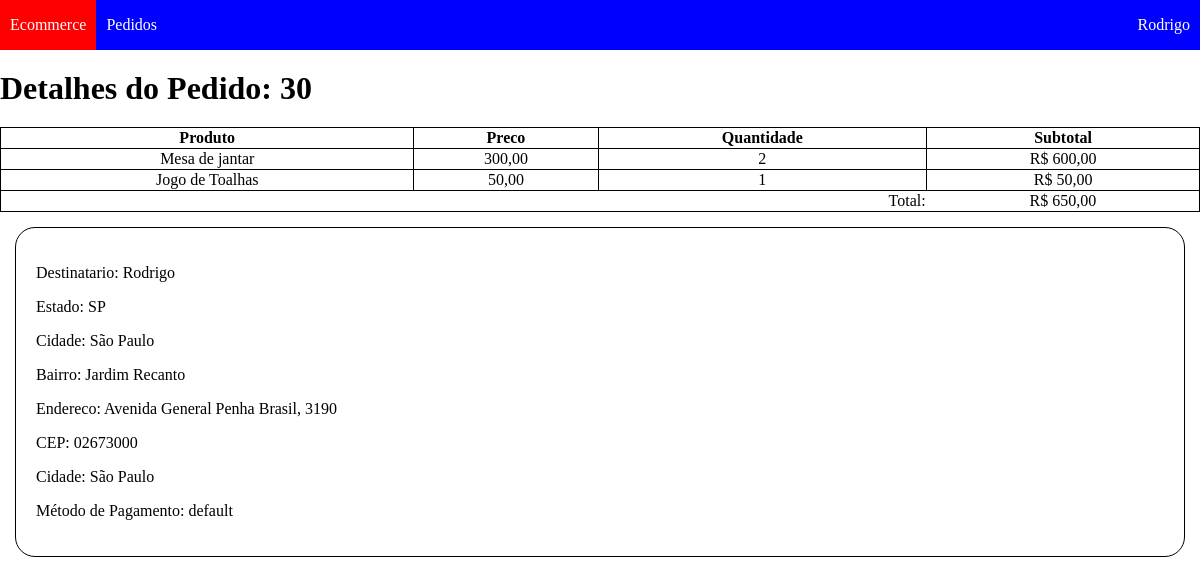
/public/detalhes-pedido.php?pedidoId=30 (signed in), run on the app's committed database.
### tables this page shows
CREATE TABLE `Pedidos` (
  `id` int(11) NOT NULL AUTO_INCREMENT,
  `usuario_id` int(11) NOT NULL,
  `status_pedido` tinyint(4) NOT NULL DEFAULT '0',
  `meio_pagamento` varchar(45) NOT NULL DEFAULT 'default',
  `idPagamento` varchar(45) NOT NULL DEFAULT 'default',
  PRIMARY KEY (`id`),
  KEY `fk_Pedido_Usuarios1_idx` (`usuario_id`),
  CONSTRAINT `fk_Pedido_Usuarios1` FOREIGN KEY (`usuario_id`) REFERENCES `Usuarios` (`id`) ON DELETE NO ACTION ON UPDATE NO ACTION
);

CREATE TABLE `Produtos` (
  `id` int(11) NOT NULL AUTO_INCREMENT,
  `idCategoria` int(11) NOT NULL,
  `nome` varchar(100) DEFAULT NULL,
  `descricao` varchar(200) DEFAULT NULL,
  `preco` decimal(8,2) DEFAULT NULL,
  `estoque` int(11) DEFAULT NULL,
  `imagens` json DEFAULT NULL,
  PRIMARY KEY (`id`),
  KEY `fk_Produtos_Categorias1_idx` (`idCategoria`),
  CONSTRAINT `fk_Produtos_Categorias1` FOREIGN KEY (`idCategoria`) REFERENCES `Categorias` (`id`) ON DELETE NO ACTION ON UPDATE NO ACTION
);

CREATE TABLE `itemPedido` (
  `id` int(11) NOT NULL AUTO_INCREMENT,
  `idPedido` int(11) NOT NULL,
  `idProduto` int(11) NOT NULL,
  `quantidade` int(11) NOT NULL,
  `preco` decimal(8,2) NOT NULL,
  PRIMARY KEY (`id`),
  KEY `fk_itemPedido_Pedido1_idx` (`idPedido`),
  KEY `fk_itemPedido_Produtos1_idx` (`idProduto`),
  CONSTRAINT `fk_itemPedido_Pedido1` FOREIGN KEY (`idPedido`) REFERENCES `Pedidos` (`id`) ON DELETE NO ACTION ON UPDATE NO ACTION,
  CONSTRAINT `fk_itemPedido_Produtos1` FOREIGN KEY (`idProduto`) REFERENCES `Produtos` (`id`) ON DELETE NO ACTION ON UPDATE NO ACTION
);

CREATE TABLE `Usuarios` (
  `id` int(11) NOT NULL AUTO_INCREMENT,
  `nome` varchar(100) DEFAULT NULL,
  `endereco` varchar(100) DEFAULT NULL,
  `email` varchar(200) DEFAULT NULL,
  `bairro` varchar(100) DEFAULT NULL,
  `cidade` varchar(100) DEFAULT NULL,
  `nascimento` date DEFAULT NULL,
  `estado` char(2) DEFAULT NULL,
  `telefone` varchar(45) DEFAULT NULL,
  `cep` char(8) DEFAULT NULL,
  `senha` char(60) DEFAULT NULL,
  PRIMARY KEY (`id`),
  UNIQUE KEY `email_UNIQUE` (`email`)
);

### connection.php (called while the page is built, shortened)
<?php
class Database{
    private static $db="Ecommerce";
    private static $user="admin";
    private static $pass="admin";
    static function connect(){
        try{
            $conn = new PDO("mysql:dbname=".self::$db,self::$user,self::$pass,[
                PDO::MYSQL_ATTR_INIT_COMMAND => "SET NAMES utf8"
            ]);
            return $conn;
        }catch (PDOException $e) {
            echo 'Connection failed: ' . $e->getMessage();
        }
    }
    static function sql($query){
        return self::connect()->prepare($query);
    }
}
?>

### public/detalhes-pedido.php (the view, shortened to what this page needs)
<?php
    $pedidos = Database::sql("SELECT Pedidos.id, Produtos.nome as produto, Produtos.preco,
    Pedidos.meio_pagamento, Pedidos.idPagamento,itemPedido.quantidade, Usuarios.nome as user,
    Usuarios.endereco, Usuarios.estado, Usuarios.cidade, Usuarios.cep, Usuarios.bairro
    FROM Pedidos
        INNER JOIN itemPedido
        ON itemPedido.idPedido = Pedidos.id
        INNER JOIN Produtos
        ON itemPedido.idProduto = Produtos.id
        INNER JOIN Usuarios
        ON Usuarios.id = Pedidos.usuario_id
    WHERE Pedidos.usuario_id = :userId AND Pedidos.id = :pedidoId");
    $pedidos->bindParam(':userId',$_SESSION['userInfo']['id']);
    $pedidos->bindParam('pedidoId',$_GET['pedidoId']);
    $pedidos->execute();
    $total = 0;
?>
<html>
    <?php
        require 'head.php';
    ?>
    <head>
        <link rel="stylesheet" href="css/dash-user.css">
    </head>
    <body>
        <?php require 'header-user.php' ?>
        <h1>Detalhes do Pedido: <?=$_GET['pedidoId']?></h1>
        <table>
            <thead>
                <th>Produto</th>
                <th>Preco</th>
                <th>Quantidade</th>
                <th>Subtotal</th>
            </thead>
            <tbody>
            <?php
                foreach($pedidos as $pedido):
                    $total += $pedido['quantidade'] * $pedido['preco'];
            ?>
            <tr>
                <td><?=$pedido['produto']?></td>
                <td><?=number_format($pedido['preco'],2,',','.')?></td>
                <td><?=$pedido['quantidade']?></td>
                <td>R$ <?=number_format($pedido['quantidade'] * $pedido['preco'],2,',','.')?></td>
            </tr>
            <?php
                endforeach;
                $pedidos->execute();
                $pedidoInfo = $pedidos->fetchObject();
            ?>
            <tr>
                <td colspan="3" style="text-align:right;border:unset">Total:</td>
                <td style="border-left:unset"> R$ <?=number_format($total,2,',','.')?></td>
            </tr>
            </tbody>
        </table>
        <div class="user-info">
          <p>Destinatario: <?=$pedidoInfo->user?></p>
          <p>Estado: <?=$pedidoInfo->estado?></p>
          <p>Cidade: <?=$pedidoInfo->cidade?></p>
          <p>Bairro: <?=$pedidoInfo->bairro?></p>
          <p>Endereco: <?=$pedidoInfo->endereco?></p>
          <p>CEP: <?=$pedidoInfo->cep?></p>
          <p>Cidade: <?=$pedidoInfo->cidade?></p>
          <p> Método de Pagamento: <?=$pedidoInfo->meio_pagamento?></p>
        </div>
    </body>
</html>

### public/css/style.css (style rules this page uses)
body { margin: 0; padding: 0; }
.user-info { margin: 15px; border: 1px solid black; border-radius: 20px; padding: 20px; }

### public/css/dash-user.css (style rules this page uses)
table { width: 90%; margin-left: 5%; margin-top: 20px; }
table,th,tr,td { border:1px solid black; border-collapse: collapse; text-align: center; }

### public/css/vars.css (style rules this page uses)
:root { --main-site-color: purple; --hover-color: yellow; --hover-text-color: black; --text-light: #fff; --text-dark:#000; --dash-admin-primary: #162447; --dash-admin-text-light: #fff; --dash-admin-text-dark: #000; --dash-user-menu-top-bg: blue; --dash-user-hover-text: #fff; --dash-user-hover-bg: red; }

### public/css/dash-top-menu.css (style rules this page uses)
body, ul , li, h1 { margin:0; padding: 0; list-style: none; }

### public/detalhes-pedido.php (style rules this page uses)
table { width: 100%; margin-left: 0; }
h1 { margin-top: 70px; }
table, tr,td,th { border:1px solid black; border-collapse: collapse; text-align:center; }

### data on the page
pedidos: produtos.nome "Mesa de jantar", produtos.preco "300,00", itempedido.quantidade "2", itempedido.quantidade "600,00", produtos.nome "Jogo de Toalhas", produtos.preco "50,00", itempedido.quantidade "1", itempedido.quantidade "50,00", meio_pagamento "default"
usuarios: nome "Rodrigo", estado "SP", cidade "São Paulo", bairro "Jardim Recanto", endereco "Avenida General Penha Brasil, 3190", cep "02673000"

### other printed values
$_SESSION['userInfo']['nome'] "Rodrigo"
$_GET['pedidoId'] "30"
$total "650,00"
